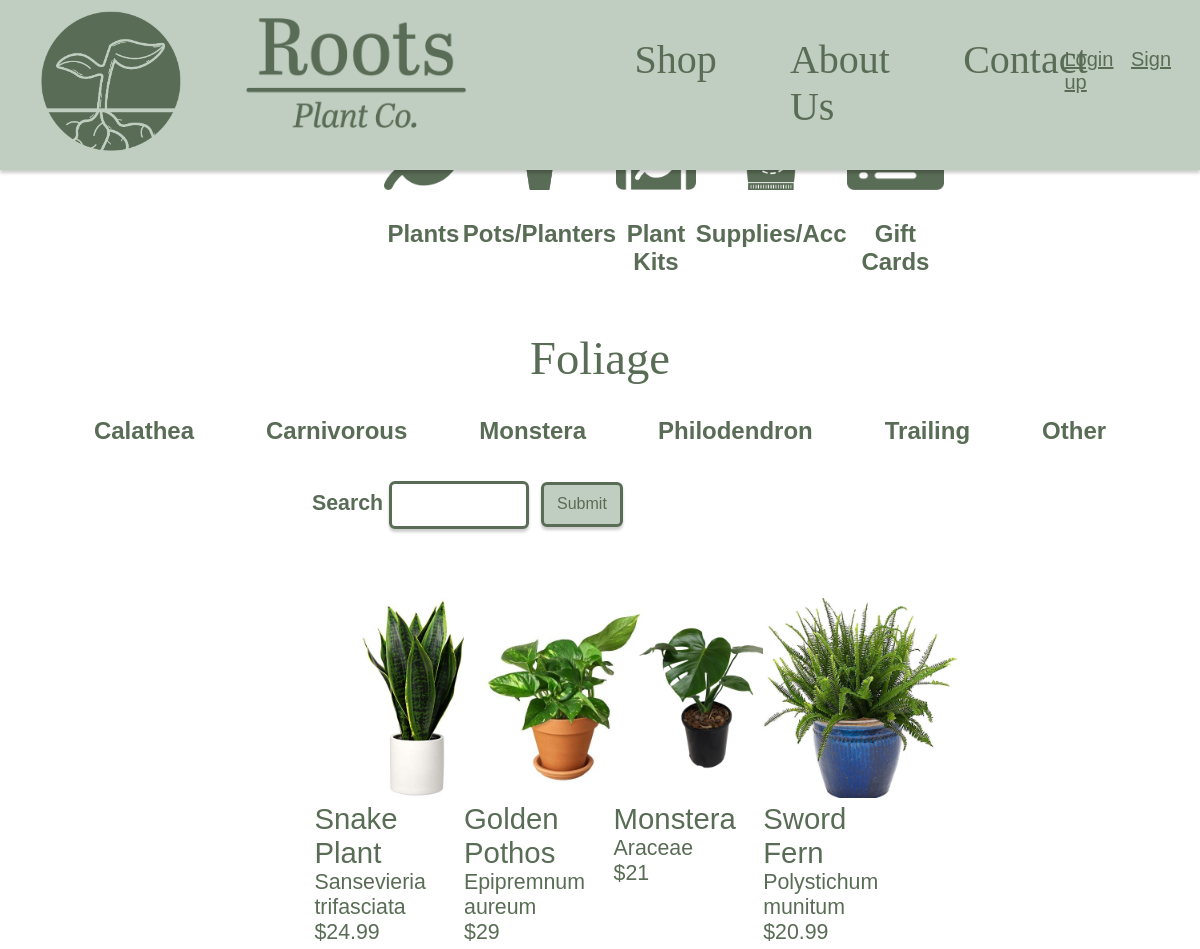
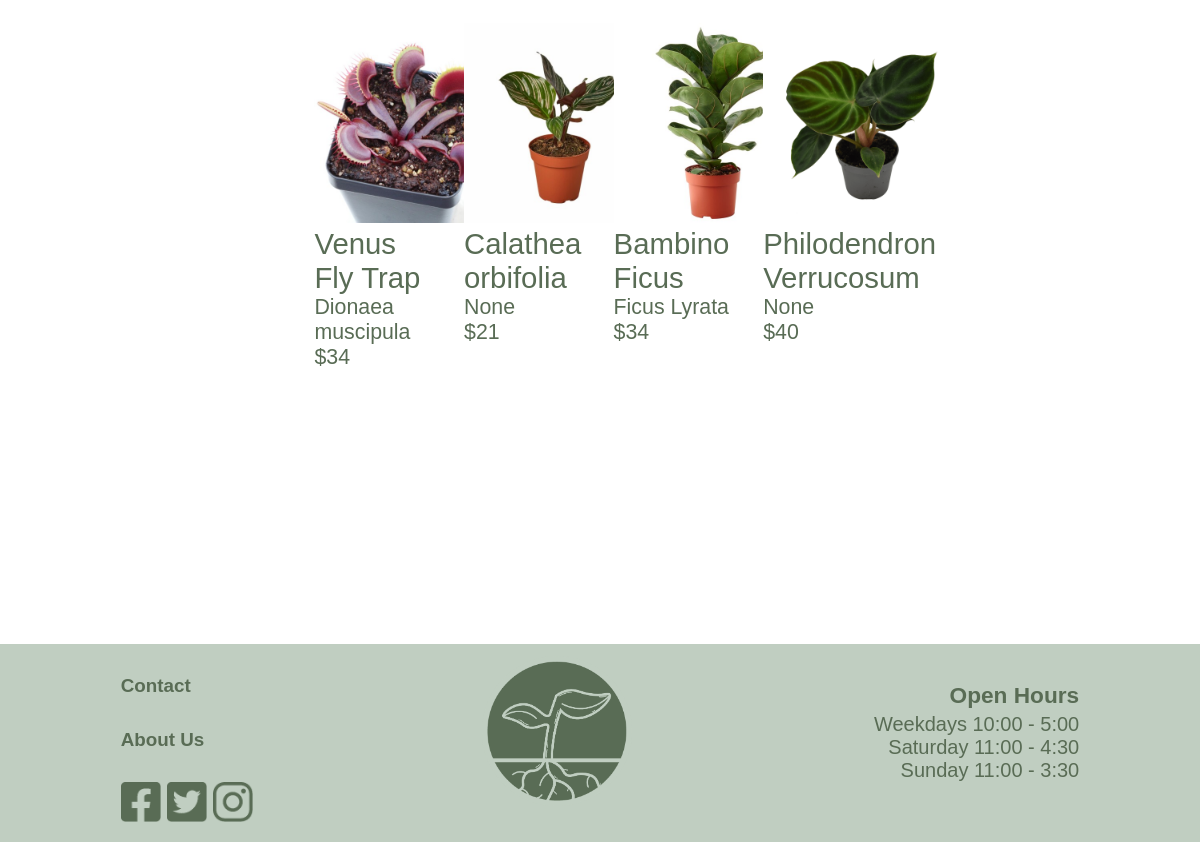
Screenshot of /shopPlantsFoliage with the database file from the repository (2 pictures, top to bottom).
### Website/models.py (models this page shows)
class ShopProducts(db.Model):
    __tablename__ = 'shopProducts'
    id = db.Column(db.Integer, primary_key=True)
    name = db.Column(db.String(150), nullable=False) #Is required
    summary = db.Column(db.String(500), nullable=True)
    description = db.Column(db.String(1000), nullable=True)
    price = db.Column(db.Integer, nullable=False) #Is required
    stock = db.Column(db.Integer, nullable=False) #Is required
    category = db.Column(db.String(150), nullable=False) #Is required
    subCategory = db.Column(db.String(150), nullable=True)
    subSubCategory = db.Column(db.String(150), nullable=True)
    imageUrl = db.Column(db.String(150), nullable=False) #Is required
    userId = db.Column(db.Integer, db.ForeignKey('user.id'))

### Website/views.py (the view)
@views.route('/shopPlantsFoliage', methods=['GET', 'POST'])
def shopPlantsFoliage():
    form, products = getShopProducts()
    return render_template('shopPlantsFoliage.html', user=current_user, products=products, form=form)

### Website/forms.py
class SearchForm(FlaskForm):
    search = StringField('Search')
    submit = SubmitField('Submit')

### Website/views.py (called while the page is built)
def getShopProducts():
    form = SearchForm()
    products = []
    if request.method == 'POST':
        if form.validate_on_submit():
            search_term = form.search.data
        if not search_term:
            flash('Please enter a search term', category='error')
        else:
            search_term = search_term.strip()
            search_words = search_term.split()
            products = ShopProducts.query.filter(
                (ShopProducts.name.contains(search_term)) |
                (ShopProducts.category.contains(search_term)) |
                (ShopProducts.summary.contains(search_term)) |
                db.or_(*[ShopProducts.description.contains(word) for word in search_words])
            ).all()
            if not products:
                flash('No products found', category='error')
    else:
        products = ShopProducts.query.all()
    return form, products

### Website/templates/shopPlantsFoliage.html (shortened to what this page needs)
{% extends "shop.html" %}
{% block categoryTitle %}
<h1 class="title">Foliage</h1>
{% endblock %}
{% block subNav %}
<div class="shopSubNav">
    <ul class="subNavItems">
        <li class="subNavItem"><a href="/shopPlantsFoliageCalathea">Calathea</a></li>
        <li class="subNavItem"><a href="/shopPlantsFoliageCarnivorous">Carnivorous</a></li>
        <li class="subNavItem"><a href="/shopPlantsFoliageMonstera">Monstera</a></li>
        <li class="subNavItem"><a href="/shopPlantsFoliagePhilodendron">Philodendron</a></li>
        <li class="subNavItem"><a href="/shopPlantsFoliageTrailing">Trailing</a></li>
        <li class="subNavItem"><a href="/shopPlantsFoliageOther">Other</a></li>
    </ul>
</div>
{% endblock %}
{% block productDisplay %}
    <div class="flexContainer">
        {% for product in products %}
        {% if product.subCategory == "Foliage" %}
        <div class="flexBox">
            <a href = "/product/{{product.id}}">
            <div class="productImage">
                <img src="{{ url_for('static', filename='img/' + product.imageUrl) }}" width="200" alt="Plant image">
            </div>
            <div class="productName">
                {{ product.name }}
            </div>
            <div class="productSummary">
                {{ product.summary }}
            </div>
            <div class="productPrice">
                ${{ product.price }}
            </div>
        </a>
        </div>
        {% endif %}
        {% endfor %}
    </div>
</div>
{% endblock %}

### Website/static/css/navBase.css (style rules this page uses)
body, html { margin: 0%; padding: 0%; background-image: url(/static/background.jpg); background-size: cover; background-attachment: fixed; background-position: center; background-repeat: no-repeat; }

### Website/static/css/shopPage.css (style rules this page uses)
.search input#submit { background-color: #C0CEC1; border: 3px solid #596C55; border-radius: 6px; font-family: "brandon-grotesque", sans-serif; font-weight: 400; font-style: normal; color: #596C55; font-size: 12pt; box-shadow: 0px 3px 3px rgba(0, 0, 0, 0.2); padding-left: 2%; padding-right: 2%; margin-left: 1%; height: 45px; }
.search input#search { width: 20%; height: 40px; border: 3px solid #596C55; border-radius: 6px; box-shadow: 0px 3px 3px rgba(0, 0, 0, 0.2); }
.title { font-family: abril-titling, serif; font-style: normal; font-weight: 400; color: #596C55; font-size: 35pt; text-align: center; }
.subNavItems { list-style: none; display: flex; flex-direction: row; justify-content: center; padding: 0%; }
.subNavItem { margin-left: 5%; margin-right: 5%; }
.subNavItem a { font-family: "brandon-grotesque", sans-serif; font-weight: 600; font-style: normal; color: #596C55; font-size: 18pt; text-decoration: none; }
.flexContainer { width: 100%; height: auto; display: flex; flex-wrap: wrap; flex-direction: row; justify-content: center; box-sizing: border-box; margin: 0%; padding: 10px; }
.flexBox { width: 18%; height: auto; text-align: left; margin: 2%; }
.flexBox a { text-decoration: none; }
.productName { font-family: "brandon-grotesque", sans-serif; font-weight: 400; font-style: normal; color: #596C55; font-size: 22pt; text-decoration: none; margin-bottom: 0%; }
.productSummary { font-family: "brandon-grotesque", sans-serif; font-weight: 400; font-style: normal; color: #596C55; font-size: 16pt; text-decoration: none; margin-top: 0%; margin-bottom: 0%; }
.productPrice { font-family: "brandon-grotesque", sans-serif; font-weight: 400; font-style: normal; color: #596C55; font-size: 16pt; text-decoration: none; margin-top: 0%; margin-bottom: 0%; }

### rows the page displays
ShopProducts: imageUrl (picture), name "Snake Plant", summary "Sansevieria trifasciata", price "24.99"
ShopProducts: imageUrl (picture), name "Golden Pothos", summary "Epipremnum aureum", price "29"
ShopProducts: imageUrl (picture), name "Monstera", summary "Araceae", price "21"
ShopProducts: imageUrl (picture), name "Sword Fern", summary "Polystichum munitum", price "20.99"
ShopProducts: imageUrl (picture), name "Venus Fly Trap", summary "Dionaea muscipula", price "34"
ShopProducts: imageUrl (picture), name "Calathea orbifolia", summary "None", price "21"
ShopProducts: imageUrl (picture), name "Bambino Ficus", summary "Ficus Lyrata", price "34"
ShopProducts: imageUrl (picture), name "Philodendron Verrucosum", summary "None", price "40"
